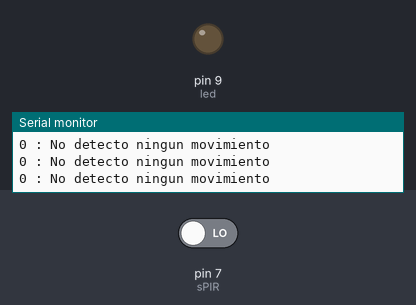
This sketch was run on a simulated Arduino Uno, built with avr-gcc and run on an emulated ATmega328P. Parts: output pins drawn as LEDs (lit = HIGH), the last lines printed to the serial monitor. Inputs (shaded band) come from the test bench; at power-on: pin 7 (sPIR) LOW.

Above: at 1.4 s.
1.5 s: pin 7 (sPIR) driven HIGH
At 2.5 s:
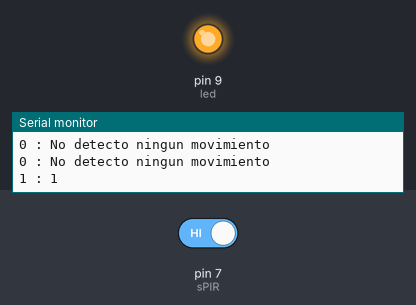
Timing chart, 0 to 9.1 s (numbered marks = the images above; inputs shaded):
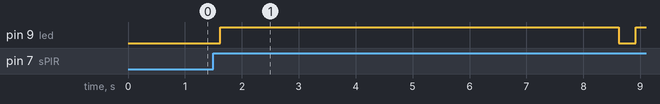

The sketch:

Codigo_usar_sensor_de_movimiento_pir.ino
```cpp
const int sPIR = 7; // Sensor de movimiento PIR HC-SR501 / Pin 8 - Arduino Uno;
const int led = 9; // Led / Pin 13 - Arduino Uno;

int mov = 0; // Variable que guarda el cambio de estado del PIR HC-SR501

void setup() {
  Serial.begin(9600);
  pinMode(led,OUTPUT);
  pinMode(sPIR,INPUT);
  Serial.println("PIR HC-SR501| Sensor de Movimiento Infrarrojos");
  Serial.println("Escrito por DanielCamelCase");
  Serial.println(" ");
}

void loop() {
  mov = digitalRead(sPIR);
  delay(100);
  if (mov == HIGH) {
    Serial.print(mov); Serial.print(" : "); Serial.println("1");
    digitalWrite(led,HIGH);
    delay(7000);
    digitalWrite(led,LOW);
    mov = 0;
    delay(200);
  }

  else {
    Serial.print(mov); Serial.print(" : "); Serial.println("No detecto ningun movimiento");
    delay(200);
    }
    }
```

Measured:
- after the input at 1.5 s, pin 9 (led): LOW → HIGH after 0.12 s, → LOW 7.0 s later, → HIGH 0.30 s later
